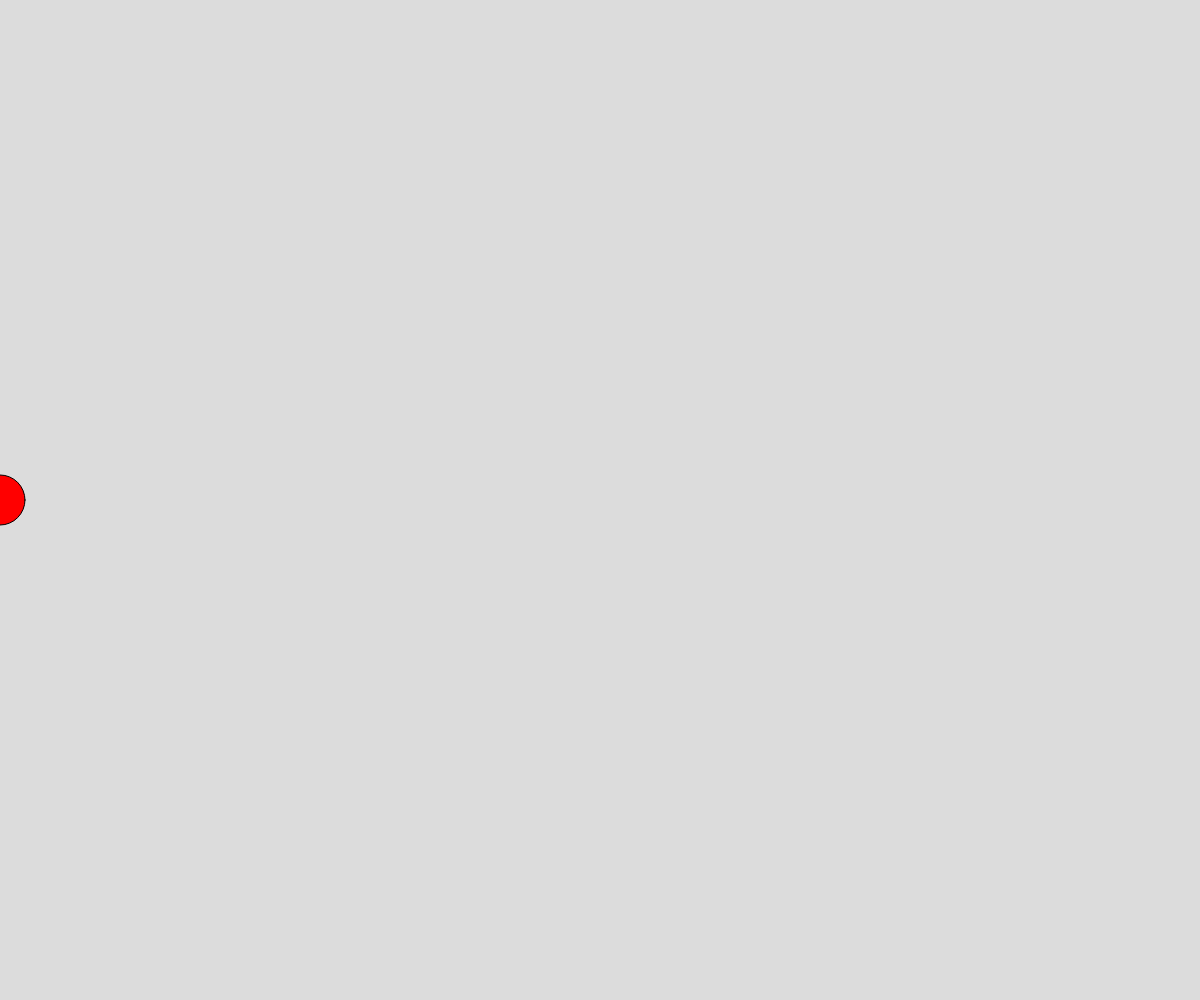
Frame 1 (no input)
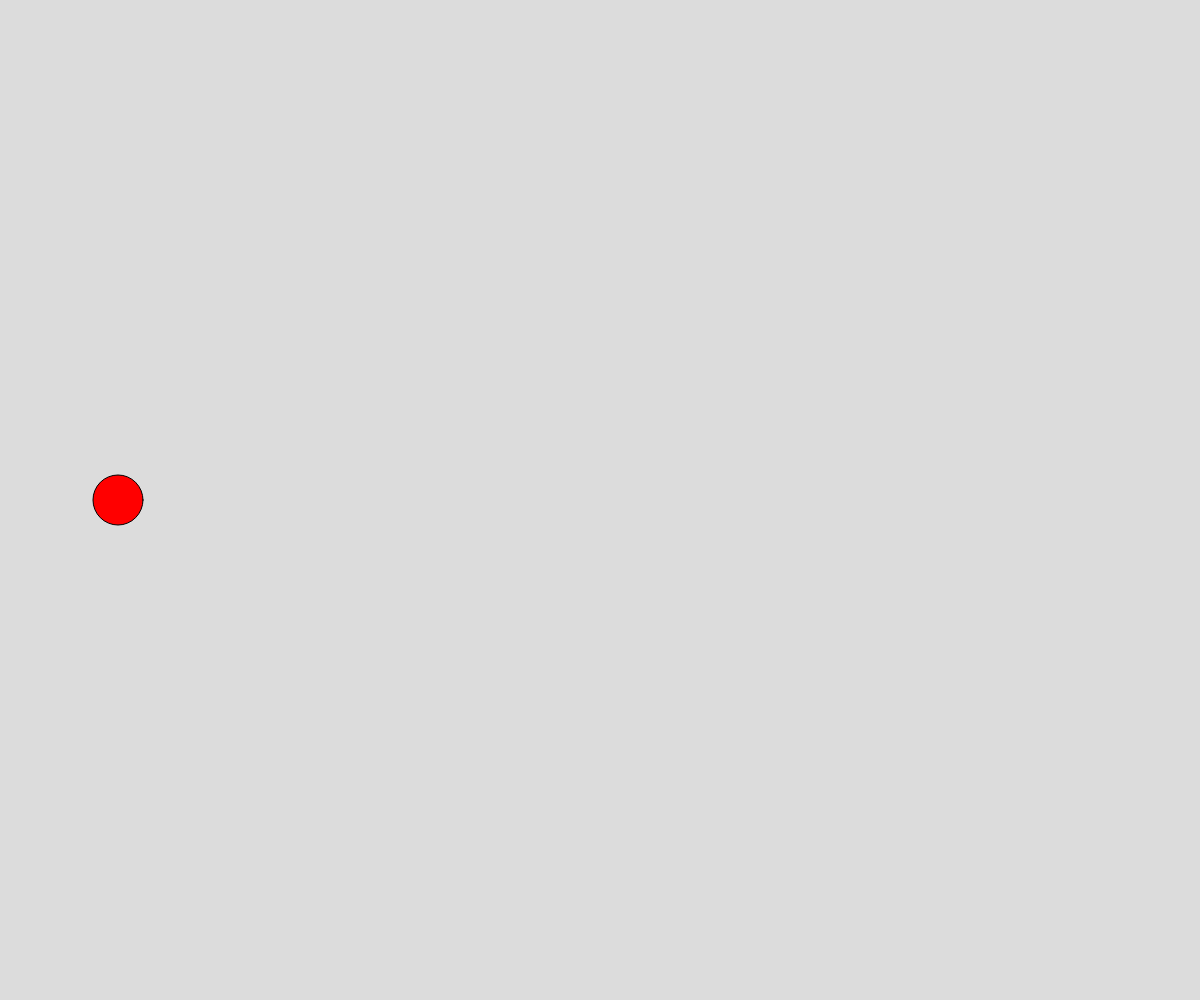
Frame 60 (no input)
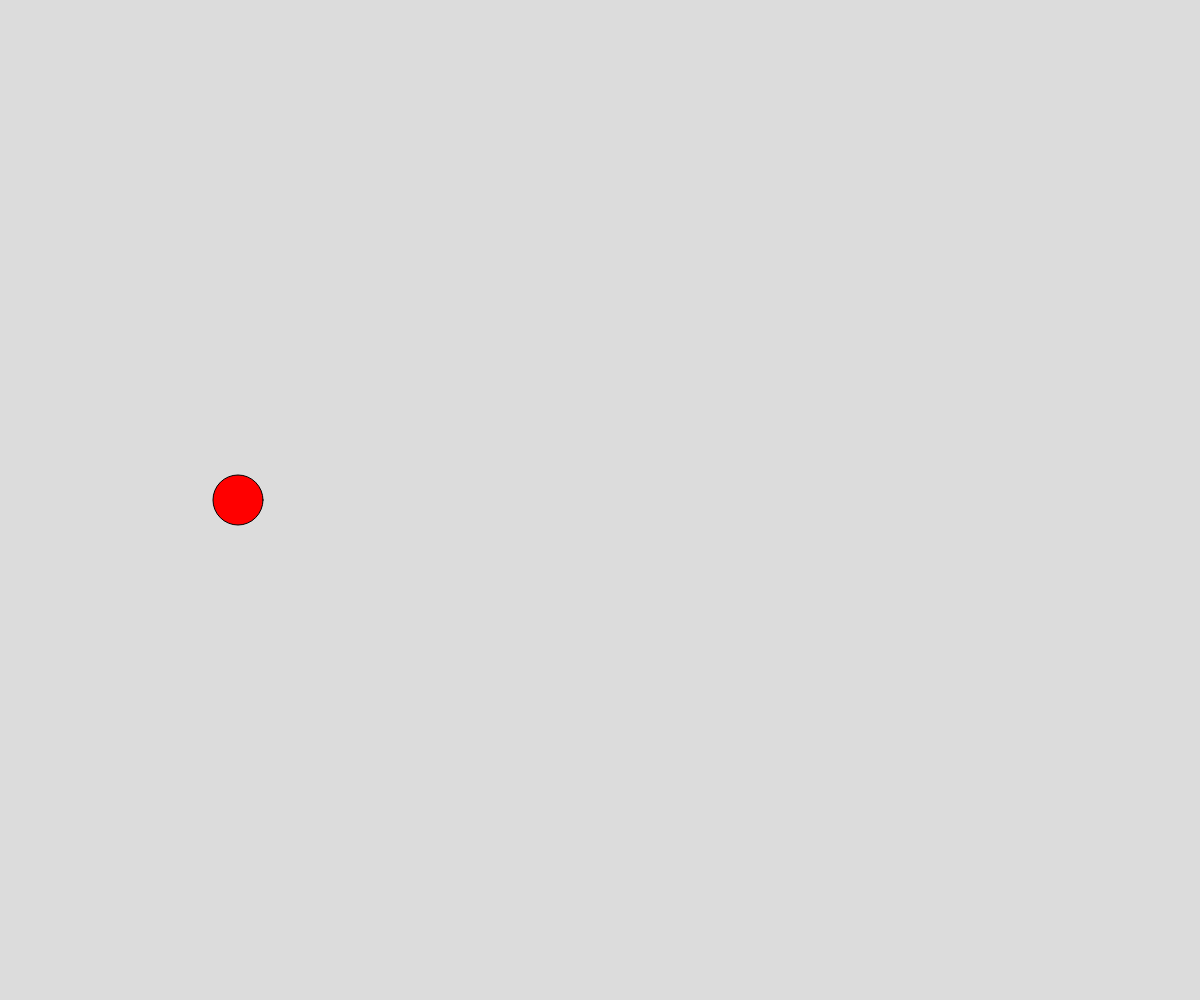
Frame 120 (the mouse pressed at the canvas centre since frame 60)

The p5.js sketch that drew these frames (run headless with seeded random() and noise() and a simulated clock; from frame 60 on, the mouse is pressed at the canvas centre):

// p5.js sketch
// ── sketch.js
let x = 0; 

function setup() {
    createCanvas(windowWidth, windowHeight);
}

function draw() {
    background(220);

    
    fill(255, 0, 0);
    ellipse(x, height / 2, 50, 50);

    
    x += 2; 

    
    if (x > width + 25) {
        x = -25; 
    }
}
// ── sketch.html
<!DOCTYPE html>
<html>
<head>
    <title>Project 2: Animated Poem</title>
    <style>
        body {
            font-family: Arial, sans-serif;
            text-align: center;
            background-color: #f0f0f0;
        }
        .poem {
            margin-top: 50px;
            font-size: 20px;
            color: #333;
        }
    </style>
</head>
<body>
    <h1>Candid Poem</h1>
    <div class="poem">
        In worlds unseen, stories ignite,
        Characters dance in the mind's twilight.
        Dreams take flight on imagination's wing,
        In realms of fiction, anything can spring.
        For in these tales, truth finds its ring.
    </div>
    <script src="https://cdnjs.cloudflare.com/ajax/libs/p5.js/1.4.0/p5.js"></script>
    <script src="sketch.js"></script>
</body>
</html>
